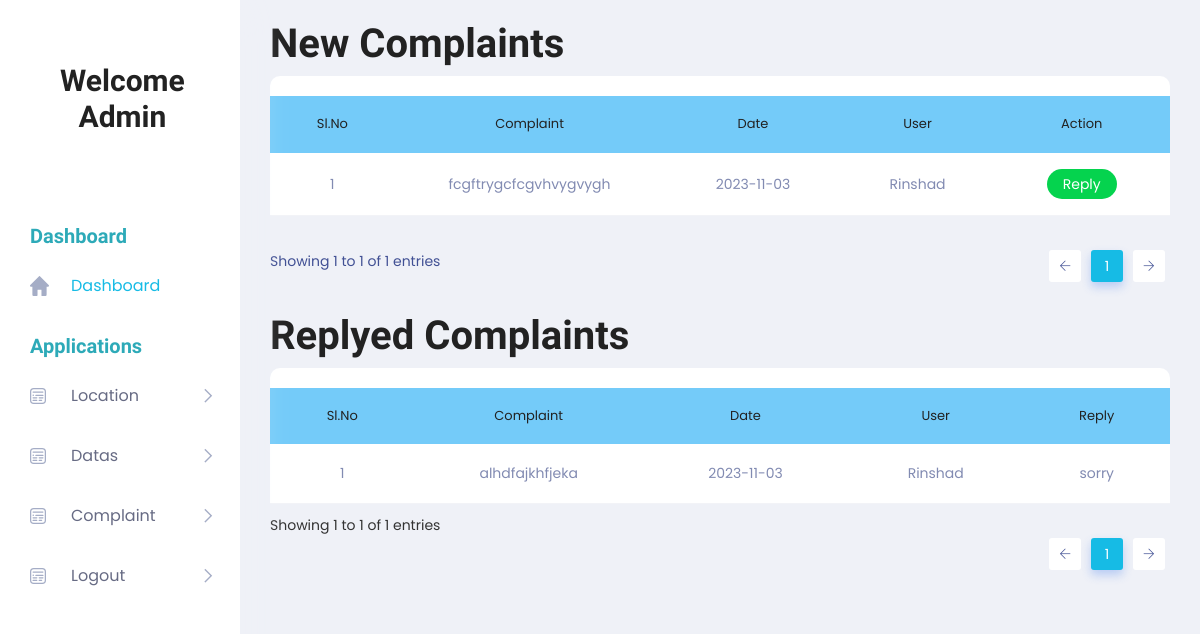
Screenshot of /Project/Admin/ViewComplaint.php with the database file from the repository.
### tables this page shows
CREATE TABLE `tbl_complaint` (
  `complaint_id` int(11) NOT NULL,
  `complainttype_id` int(11) NOT NULL,
  `complaint_content` varchar(100) NOT NULL,
  `complaint_date` varchar(100) NOT NULL,
  `complaint_reply` varchar(100) NOT NULL DEFAULT 'Not Yet Replyed',
  `user_id` int(11) NOT NULL,
  `complaint_status` int(11) NOT NULL DEFAULT 0
);

CREATE TABLE `tbl_user` (
  `user_id` int(11) NOT NULL,
  `user_name` varchar(100) NOT NULL,
  `user_contact` varchar(100) NOT NULL,
  `user_email` varchar(100) NOT NULL,
  `user_address` varchar(100) NOT NULL,
  `user_password` varchar(100) NOT NULL,
  `user_photo` varchar(100) NOT NULL,
  `place_id` int(11) NOT NULL,
  `user_ration` varchar(10) NOT NULL,
  `members_no` varchar(20) NOT NULL
);

### Project/Admin/ViewComplaint.php (the view, shortened to what this page needs)
<!DOCTYPE html PUBLIC "-//W3C//DTD XHTML 1.0 Transitional//EN" "http://www.w3.org/TR/xhtml1/DTD/xhtml1-transitional.dtd">
<html xmlns="http://www.w3.org/1999/xhtml">
<head>
</head>
    <?php
include('Head.php');
    ?>
    <body>
        <section class="main_content dashboard_part">
            <div class="main_content_iner ">
                <div class="container-fluid p-0">
                    <div class="row justify-content-center">
                        <div class="col-12">
                            <div class="QA_section">
                                <h1>New Complaints</h1>
                                <div class="QA_table mb_30">
                                    <table class="table lms_table_active">
                                        <thead>
                                            <tr style="background-color: #74CBF9">
                                                <td align="center" scope="col">Sl.No</td>
                                                <td align="center" scope="col">Complaint</td>
                                                <td align="center" scope="col">Date</td>
                                                <td align="center" scope="col">User</td>
                                                <td align="center" scope="col">Action</td>
                                            </tr>
                                        </thead>
                                        <tbody>
                                            <?php
												$i = 0;
                                                $selQry = "select * from tbl_complaint c inner join tbl_complainttype t on t.complainttype_id=c.complainttype_id inner join tbl_user u on c.user_id = u.user_id where complaint_status='0'";
                                               $rs = $Conn->query($selQry);
                                                while ($data = $rs->fetch_assoc()) {
                                                    $i++;
                                            ?>
                                            <tr>
                                                <td align="center"><?php echo $i;?></td>
                                                <td align="center"><?php echo $data["complaint_content"] ?></td>
                                                <td align="center"><?php echo $data["complaint_date"] ?></td>
                                                <td align="center"><?php echo $data["user_name"] ?></td>
                                                <td align="center"><a href="ViewComplaint.php?up=<?php echo $data["complaint_id"] ?>" class="status_btn">Reply</a> </td>
                                            </tr>
                                            <?php
                                            }
                                            ?>
                                        </tbody>
                                    </table>
                                </div>
                                <h1>Replyed Complaints</h1>
                                <div class="QA_table mb_30">
                                    <table class="table lms_table_active">
                                        <thead>
                                            <tr style="background-color: #74CBF9">
                                                <td align="center" scope="col">Sl.No</td>
                                                <td align="center" scope="col">Complaint</td>
                                                <td align="center" scope="col">Date</td>
                                                <td align="center" scope="col">User</td>
                                                <td align="center" scope="col">Reply</td>
                                            </tr>
                                        </thead>
                                        <tbody>
                                            <?php
												$i = 0;
                                                $selQry = "select * from tbl_complaint c inner join tbl_complainttype t on t.complainttype_id=c.complainttype_id inner join tbl_user u on c.user_id = u.user_id where complaint_status='1'";
                                               $rs = $Conn->query($selQry);
                                                while ($data = $rs->fetch_assoc()) {
                                                    $i++;
                                            ?>
                                            <tr>
                                                <td align="center"><?php echo $i;?></td>
                                                <td align="center"><?php echo $data["complaint_content"] ?></td>
                                                <td align="center"><?php echo $data["complaint_date"] ?></td>
                                                <td align="center"><?php echo $data["user_name"] ?></td>
                                                <td align="center"><?php echo $data["complaint_reply"] ?></td>
                                            </tr>
                                            <?php                     }
                                            ?>
                                        </tbody>
                                    </table>
                                </div>
                             </div>
                        </div>
                    </div>
                </div>
            </div>
        </section>
    </body>
     <?php
		include('Foot.php');
		?>
    </html>

### rows the page displays
tbl_complaint: complaint_content "fcgftrygcfcgvhvygvygh", complaint_date "2023-11-03", user.user_name "Rinshad"
tbl_complaint: complaint_content "alhdfajkhfjeka", complaint_date "2023-11-03", user.user_name "Rinshad", complaint_reply "sorry"
